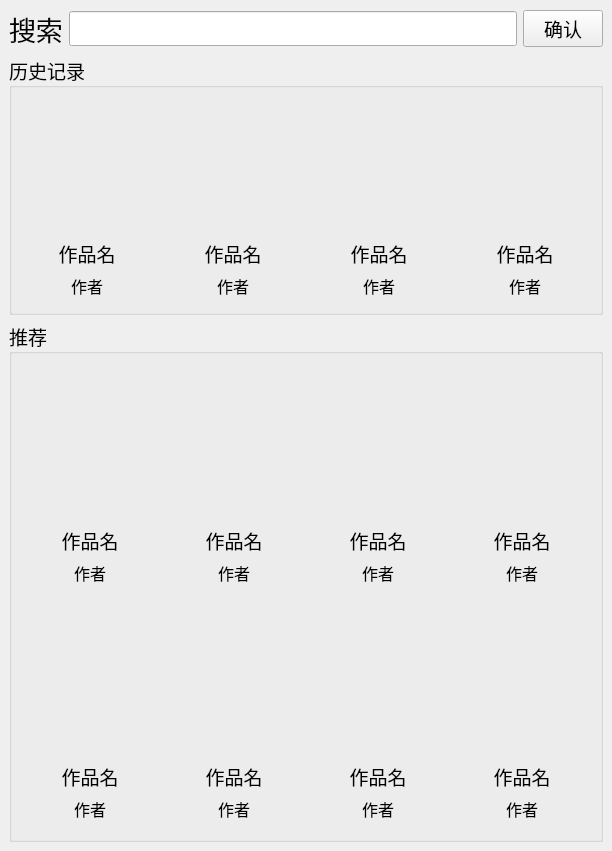
<?xml version="1.0" encoding="UTF-8"?>
<ui version="4.0">
 <class>MainWindow</class>
 <widget class="QMainWindow" name="MainWindow">
  <property name="geometry">
   <rect>
    <x>0</x>
    <y>0</y>
    <width>612</width>
    <height>851</height>
   </rect>
  </property>
  <property name="sizePolicy">
   <sizepolicy hsizetype="Preferred" vsizetype="Preferred">
    <horstretch>3</horstretch>
    <verstretch>4</verstretch>
   </sizepolicy>
  </property>
  <property name="font">
   <font>
    <family>楷体</family>
   </font>
  </property>
  <property name="acceptDrops">
   <bool>false</bool>
  </property>
  <property name="windowTitle">
   <string>MainWindow</string>
  </property>
  <widget class="QWidget" name="centralwidget">
   <layout class="QVBoxLayout" name="verticalLayout_14" stretch="1,15,30">
    <item>
     <layout class="QHBoxLayout" name="search_layout">
      <item>
       <widget class="QLabel" name="search_label">
        <property name="font">
         <font>
          <family>AcadEref</family>
          <pointsize>20</pointsize>
         </font>
        </property>
        <property name="text">
         <string>搜索</string>
        </property>
       </widget>
      </item>
      <item>
       <widget class="QLineEdit" name="search_text">
        <property name="font">
         <font>
          <family>AcadEref</family>
          <pointsize>14</pointsize>
         </font>
        </property>
       </widget>
      </item>
      <item>
       <widget class="QPushButton" name="search_button">
        <property name="sizePolicy">
         <sizepolicy hsizetype="Fixed" vsizetype="Fixed">
          <horstretch>0</horstretch>
          <verstretch>0</verstretch>
         </sizepolicy>
        </property>
        <property name="font">
         <font>
          <family>AcadEref</family>
          <pointsize>14</pointsize>
         </font>
        </property>
        <property name="text">
         <string>确认</string>
        </property>
       </widget>
      </item>
     </layout>
    </item>
    <item>
     <widget class="QGroupBox" name="history_box">
      <property name="font">
       <font>
        <family>楷体</family>
        <pointsize>14</pointsize>
       </font>
      </property>
      <property name="title">
       <string>历史记录</string>
      </property>
      <layout class="QHBoxLayout" name="horizontalLayout">
       <property name="leftMargin">
        <number>5</number>
       </property>
       <property name="topMargin">
        <number>5</number>
       </property>
       <property name="rightMargin">
        <number>5</number>
       </property>
       <property name="bottomMargin">
        <number>5</number>
       </property>
       <item>
        <widget class="QWidget" name="one_0" native="true">
         <property name="layoutDirection">
          <enum>Qt::LeftToRight</enum>
         </property>
         <property name="autoFillBackground">
          <bool>false</bool>
         </property>
         <layout class="QVBoxLayout" name="verticalLayout">
          <item>
           <widget class="QLabel" name="src_0">
            <property name="sizePolicy">
             <sizepolicy hsizetype="Ignored" vsizetype="Ignored">
              <horstretch>0</horstretch>
              <verstretch>0</verstretch>
             </sizepolicy>
            </property>
            <property name="sizeIncrement">
             <size>
              <width>0</width>
              <height>0</height>
             </size>
            </property>
            <property name="text">
             <string/>
            </property>
            <property name="pixmap">
             <pixmap>images/default_cover.png</pixmap>
            </property>
            <property name="scaledContents">
             <bool>true</bool>
            </property>
            <property name="alignment">
             <set>Qt::AlignCenter</set>
            </property>
           </widget>
          </item>
          <item>
           <widget class="QLabel" name="name_0">
            <property name="sizePolicy">
             <sizepolicy hsizetype="Preferred" vsizetype="Fixed">
              <horstretch>0</horstretch>
              <verstretch>0</verstretch>
             </sizepolicy>
            </property>
            <property name="font">
             <font>
              <family>AcadEref</family>
              <pointsize>14</pointsize>
             </font>
            </property>
            <property name="text">
             <string>作品名</string>
            </property>
            <property name="alignment">
             <set>Qt::AlignCenter</set>
            </property>
           </widget>
          </item>
          <item>
           <widget class="QLabel" name="author_0">
            <property name="sizePolicy">
             <sizepolicy hsizetype="Preferred" vsizetype="Fixed">
              <horstretch>0</horstretch>
              <verstretch>0</verstretch>
             </sizepolicy>
            </property>
            <property name="font">
             <font>
              <family>楷体</family>
              <pointsize>12</pointsize>
             </font>
            </property>
            <property name="text">
             <string>作者</string>
            </property>
            <property name="alignment">
             <set>Qt::AlignCenter</set>
            </property>
           </widget>
          </item>
         </layout>
        </widget>
       </item>
       <item>
        <widget class="QWidget" name="one_1" native="true">
         <property name="layoutDirection">
          <enum>Qt::LeftToRight</enum>
         </property>
         <property name="autoFillBackground">
          <bool>false</bool>
         </property>
         <layout class="QVBoxLayout" name="verticalLayout_2">
          <item>
           <widget class="QLabel" name="src_1">
            <property name="sizePolicy">
             <sizepolicy hsizetype="Ignored" vsizetype="Ignored">
              <horstretch>0</horstretch>
              <verstretch>0</verstretch>
             </sizepolicy>
            </property>
            <property name="sizeIncrement">
             <size>
              <width>0</width>
              <height>0</height>
             </size>
            </property>
            <property name="text">
             <string/>
            </property>
            <property name="pixmap">
             <pixmap>images/default_cover.png</pixmap>
            </property>
            <property name="scaledContents">
             <bool>true</bool>
            </property>
            <property name="alignment">
             <set>Qt::AlignCenter</set>
            </property>
           </widget>
          </item>
          <item>
           <widget class="QLabel" name="name_1">
            <property name="sizePolicy">
             <sizepolicy hsizetype="Preferred" vsizetype="Fixed">
              <horstretch>0</horstretch>
              <verstretch>0</verstretch>
             </sizepolicy>
            </property>
            <property name="font">
             <font>
              <family>AcadEref</family>
              <pointsize>14</pointsize>
             </font>
            </property>
            <property name="text">
             <string>作品名</string>
            </property>
            <property name="alignment">
             <set>Qt::AlignCenter</set>
            </property>
           </widget>
          </item>
          <item>
           <widget class="QLabel" name="author_1">
            <property name="sizePolicy">
             <sizepolicy hsizetype="Preferred" vsizetype="Fixed">
              <horstretch>0</horstretch>
              <verstretch>0</verstretch>
             </sizepolicy>
            </property>
            <property name="font">
             <font>
              <family>楷体</family>
              <pointsize>12</pointsize>
             </font>
            </property>
            <property name="text">
             <string>作者</string>
            </property>
            <property name="alignment">
             <set>Qt::AlignCenter</set>
            </property>
           </widget>
          </item>
         </layout>
        </widget>
       </item>
       <item>
        <widget class="QWidget" name="one_2" native="true">
         <property name="layoutDirection">
          <enum>Qt::LeftToRight</enum>
         </property>
         <property name="autoFillBackground">
          <bool>false</bool>
         </property>
         <layout class="QVBoxLayout" name="verticalLayout_3">
          <item>
           <widget class="QLabel" name="src_2">
            <property name="sizePolicy">
             <sizepolicy hsizetype="Ignored" vsizetype="Ignored">
              <horstretch>0</horstretch>
              <verstretch>0</verstretch>
             </sizepolicy>
            </property>
            <property name="sizeIncrement">
             <size>
              <width>0</width>
              <height>0</height>
             </size>
            </property>
            <property name="text">
             <string/>
            </property>
            <property name="pixmap">
             <pixmap>images/default_cover.png</pixmap>
            </property>
            <property name="scaledContents">
             <bool>true</bool>
            </property>
            <property name="alignment">
             <set>Qt::AlignCenter</set>
            </property>
           </widget>
          </item>
          <item>
           <widget class="QLabel" name="name_2">
            <property name="sizePolicy">
             <sizepolicy hsizetype="Preferred" vsizetype="Fixed">
              <horstretch>0</horstretch>
              <verstretch>0</verstretch>
             </sizepolicy>
            </property>
            <property name="font">
             <font>
              <family>AcadEref</family>
              <pointsize>14</pointsize>
             </font>
            </property>
            <property name="text">
             <string>作品名</string>
            </property>
            <property name="alignment">
             <set>Qt::AlignCenter</set>
            </property>
           </widget>
          </item>
          <item>
           <widget class="QLabel" name="author_2">
            <property name="sizePolicy">
             <sizepolicy hsizetype="Preferred" vsizetype="Fixed">
              <horstretch>0</horstretch>
              <verstretch>0</verstretch>
             </sizepolicy>
            </property>
            <property name="font">
             <font>
              <family>楷体</family>
              <pointsize>12</pointsize>
             </font>
            </property>
            <property name="text">
             <string>作者</string>
            </property>
            <property name="alignment">
             <set>Qt::AlignCenter</set>
            </property>
           </widget>
          </item>
         </layout>
        </widget>
       </item>
       <item>
        <widget class="QWidget" name="one_3" native="true">
         <property name="layoutDirection">
          <enum>Qt::LeftToRight</enum>
         </property>
         <property name="autoFillBackground">
          <bool>false</bool>
         </property>
         <layout class="QVBoxLayout" name="verticalLayout_4">
          <item>
           <widget class="QLabel" name="src_3">
            <property name="sizePolicy">
             <sizepolicy hsizetype="Ignored" vsizetype="Ignored">
              <horstretch>0</horstretch>
              <verstretch>0</verstretch>
             </sizepolicy>
            </property>
            <property name="sizeIncrement">
             <size>
              <width>0</width>
              <height>0</height>
             </size>
            </property>
            <property name="text">
             <string/>
            </property>
            <property name="pixmap">
             <pixmap>images/default_cover.png</pixmap>
            </property>
            <property name="scaledContents">
             <bool>true</bool>
            </property>
            <property name="alignment">
             <set>Qt::AlignCenter</set>
            </property>
           </widget>
          </item>
          <item>
           <widget class="QLabel" name="name_3">
            <property name="sizePolicy">
             <sizepolicy hsizetype="Preferred" vsizetype="Fixed">
              <horstretch>0</horstretch>
              <verstretch>0</verstretch>
             </sizepolicy>
            </property>
            <property name="font">
             <font>
              <family>AcadEref</family>
              <pointsize>14</pointsize>
             </font>
            </property>
            <property name="text">
             <string>作品名</string>
            </property>
            <property name="alignment">
             <set>Qt::AlignCenter</set>
            </property>
           </widget>
          </item>
          <item>
           <widget class="QLabel" name="author_3">
            <property name="sizePolicy">
             <sizepolicy hsizetype="Preferred" vsizetype="Fixed">
              <horstretch>0</horstretch>
              <verstretch>0</verstretch>
             </sizepolicy>
            </property>
            <property name="font">
             <font>
              <family>楷体</family>
              <pointsize>12</pointsize>
             </font>
            </property>
            <property name="text">
             <string>作者</string>
            </property>
            <property name="alignment">
             <set>Qt::AlignCenter</set>
            </property>
           </widget>
          </item>
         </layout>
        </widget>
       </item>
      </layout>
     </widget>
    </item>
    <item>
     <widget class="QGroupBox" name="recommand_box">
      <property name="font">
       <font>
        <family>楷体</family>
        <pointsize>14</pointsize>
       </font>
      </property>
      <property name="title">
       <string>推荐</string>
      </property>
      <property name="flat">
       <bool>false</bool>
      </property>
      <property name="checkable">
       <bool>false</bool>
      </property>
      <layout class="QVBoxLayout" name="verticalLayout_13">
       <item>
        <layout class="QHBoxLayout" name="horizontalLayout_2">
         <item>
          <widget class="QWidget" name="one_4" native="true">
           <property name="layoutDirection">
            <enum>Qt::LeftToRight</enum>
           </property>
           <property name="autoFillBackground">
            <bool>false</bool>
           </property>
           <layout class="QVBoxLayout" name="verticalLayout_5">
            <item>
             <widget class="QLabel" name="src_4">
              <property name="sizePolicy">
               <sizepolicy hsizetype="Ignored" vsizetype="Ignored">
                <horstretch>0</horstretch>
                <verstretch>0</verstretch>
               </sizepolicy>
              </property>
              <property name="sizeIncrement">
               <size>
                <width>0</width>
                <height>0</height>
               </size>
              </property>
              <property name="text">
               <string/>
              </property>
              <property name="pixmap">
               <pixmap>images/default_cover.png</pixmap>
              </property>
              <property name="scaledContents">
               <bool>true</bool>
              </property>
              <property name="alignment">
               <set>Qt::AlignCenter</set>
              </property>
             </widget>
            </item>
            <item>
             <widget class="QLabel" name="name_4">
              <property name="sizePolicy">
               <sizepolicy hsizetype="Preferred" vsizetype="Fixed">
                <horstretch>0</horstretch>
                <verstretch>0</verstretch>
               </sizepolicy>
              </property>
              <property name="font">
               <font>
                <family>AcadEref</family>
                <pointsize>14</pointsize>
               </font>
              </property>
              <property name="text">
               <string>作品名</string>
              </property>
              <property name="alignment">
               <set>Qt::AlignCenter</set>
              </property>
             </widget>
            </item>
            <item>
             <widget class="QLabel" name="author_4">
              <property name="sizePolicy">
               <sizepolicy hsizetype="Preferred" vsizetype="Fixed">
                <horstretch>0</horstretch>
                <verstretch>0</verstretch>
               </sizepolicy>
              </property>
              <property name="font">
               <font>
                <family>楷体</family>
                <pointsize>12</pointsize>
               </font>
              </property>
              <property name="text">
               <string>作者</string>
              </property>
              <property name="alignment">
               <set>Qt::AlignCenter</set>
              </property>
             </widget>
            </item>
           </layout>
          </widget>
         </item>
         <item>
          <widget class="QWidget" name="one_5" native="true">
           <property name="layoutDirection">
            <enum>Qt::LeftToRight</enum>
           </property>
           <property name="autoFillBackground">
            <bool>false</bool>
           </property>
           <layout class="QVBoxLayout" name="verticalLayout_6">
            <item>
             <widget class="QLabel" name="src_5">
              <property name="sizePolicy">
               <sizepolicy hsizetype="Ignored" vsizetype="Ignored">
                <horstretch>0</horstretch>
                <verstretch>0</verstretch>
               </sizepolicy>
              </property>
              <property name="sizeIncrement">
               <size>
                <width>0</width>
                <height>0</height>
               </size>
              </property>
              <property name="text">
               <string/>
              </property>
              <property name="pixmap">
               <pixmap>images/default_cover.png</pixmap>
              </property>
              <property name="scaledContents">
               <bool>true</bool>
              </property>
              <property name="alignment">
               <set>Qt::AlignCenter</set>
              </property>
             </widget>
            </item>
            <item>
             <widget class="QLabel" name="name_5">
              <property name="sizePolicy">
               <sizepolicy hsizetype="Preferred" vsizetype="Fixed">
                <horstretch>0</horstretch>
                <verstretch>0</verstretch>
               </sizepolicy>
              </property>
              <property name="font">
               <font>
                <family>AcadEref</family>
                <pointsize>14</pointsize>
               </font>
              </property>
              <property name="text">
               <string>作品名</string>
              </property>
              <property name="alignment">
               <set>Qt::AlignCenter</set>
              </property>
             </widget>
            </item>
            <item>
             <widget class="QLabel" name="author_5">
              <property name="sizePolicy">
               <sizepolicy hsizetype="Preferred" vsizetype="Fixed">
                <horstretch>0</horstretch>
                <verstretch>0</verstretch>
               </sizepolicy>
              </property>
              <property name="font">
               <font>
                <family>楷体</family>
                <pointsize>12</pointsize>
               </font>
              </property>
              <property name="text">
               <string>作者</string>
              </property>
              <property name="alignment">
               <set>Qt::AlignCenter</set>
              </property>
             </widget>
            </item>
           </layout>
          </widget>
         </item>
         <item>
          <widget class="QWidget" name="one_6" native="true">
           <property name="layoutDirection">
            <enum>Qt::LeftToRight</enum>
           </property>
           <property name="autoFillBackground">
            <bool>false</bool>
           </property>
           <layout class="QVBoxLayout" name="verticalLayout_7">
            <item>
             <widget class="QLabel" name="src_6">
              <property name="sizePolicy">
               <sizepolicy hsizetype="Ignored" vsizetype="Ignored">
                <horstretch>0</horstretch>
                <verstretch>0</verstretch>
               </sizepolicy>
              </property>
              <property name="sizeIncrement">
               <size>
                <width>0</width>
                <height>0</height>
               </size>
              </property>
              <property name="text">
               <string/>
              </property>
              <property name="pixmap">
               <pixmap>images/default_cover.png</pixmap>
              </property>
              <property name="scaledContents">
               <bool>true</bool>
              </property>
              <property name="alignment">
               <set>Qt::AlignCenter</set>
              </property>
             </widget>
            </item>
            <item>
             <widget class="QLabel" name="name_6">
              <property name="sizePolicy">
               <sizepolicy hsizetype="Preferred" vsizetype="Fixed">
                <horstretch>0</horstretch>
                <verstretch>0</verstretch>
               </sizepolicy>
              </property>
              <property name="font">
               <font>
                <family>AcadEref</family>
                <pointsize>14</pointsize>
               </font>
              </property>
              <property name="text">
               <string>作品名</string>
              </property>
              <property name="alignment">
               <set>Qt::AlignCenter</set>
              </property>
             </widget>
            </item>
            <item>
             <widget class="QLabel" name="author_6">
              <property name="sizePolicy">
               <sizepolicy hsizetype="Preferred" vsizetype="Fixed">
                <horstretch>0</horstretch>
                <verstretch>0</verstretch>
               </sizepolicy>
              </property>
              <property name="font">
               <font>
                <family>楷体</family>
                <pointsize>12</pointsize>
               </font>
              </property>
              <property name="text">
               <string>作者</string>
              </property>
              <property name="alignment">
               <set>Qt::AlignCenter</set>
              </property>
             </widget>
            </item>
           </layout>
          </widget>
         </item>
         <item>
          <widget class="QWidget" name="one_7" native="true">
           <property name="layoutDirection">
            <enum>Qt::LeftToRight</enum>
           </property>
           <property name="autoFillBackground">
            <bool>false</bool>
           </property>
           <layout class="QVBoxLayout" name="verticalLayout_8">
            <item>
             <widget class="QLabel" name="src_7">
              <property name="sizePolicy">
               <sizepolicy hsizetype="Ignored" vsizetype="Ignored">
                <horstretch>0</horstretch>
                <verstretch>0</verstretch>
               </sizepolicy>
              </property>
              <property name="sizeIncrement">
               <size>
                <width>0</width>
                <height>0</height>
               </size>
              </property>
              <property name="text">
               <string/>
              </property>
              <property name="pixmap">
               <pixmap>images/default_cover.png</pixmap>
              </property>
              <property name="scaledContents">
               <bool>true</bool>
              </property>
              <property name="alignment">
               <set>Qt::AlignCenter</set>
              </property>
             </widget>
            </item>
            <item>
             <widget class="QLabel" name="name_7">
              <property name="sizePolicy">
               <sizepolicy hsizetype="Preferred" vsizetype="Fixed">
                <horstretch>0</horstretch>
                <verstretch>0</verstretch>
               </sizepolicy>
              </property>
              <property name="font">
               <font>
                <family>AcadEref</family>
                <pointsize>14</pointsize>
               </font>
              </property>
              <property name="text">
               <string>作品名</string>
              </property>
              <property name="alignment">
               <set>Qt::AlignCenter</set>
              </property>
             </widget>
            </item>
            <item>
             <widget class="QLabel" name="author_7">
              <property name="sizePolicy">
               <sizepolicy hsizetype="Preferred" vsizetype="Fixed">
                <horstretch>0</horstretch>
                <verstretch>0</verstretch>
               </sizepolicy>
              </property>
              <property name="font">
               <font>
                <family>楷体</family>
                <pointsize>12</pointsize>
               </font>
              </property>
              <property name="text">
               <string>作者</string>
              </property>
              <property name="alignment">
               <set>Qt::AlignCenter</set>
              </property>
             </widget>
            </item>
           </layout>
          </widget>
         </item>
        </layout>
       </item>
       <item>
        <layout class="QHBoxLayout" name="horizontalLayout_3">
         <item>
          <widget class="QWidget" name="one_8" native="true">
           <property name="layoutDirection">
            <enum>Qt::LeftToRight</enum>
           </property>
           <property name="autoFillBackground">
            <bool>false</bool>
           </property>
           <layout class="QVBoxLayout" name="verticalLayout_9">
            <item>
             <widget class="QLabel" name="src_8">
              <property name="sizePolicy">
               <sizepolicy hsizetype="Ignored" vsizetype="Ignored">
                <horstretch>0</horstretch>
                <verstretch>0</verstretch>
               </sizepolicy>
              </property>
              <property name="sizeIncrement">
               <size>
                <width>0</width>
                <height>0</height>
               </size>
              </property>
              <property name="text">
               <string/>
              </property>
              <property name="pixmap">
               <pixmap>images/default_cover.png</pixmap>
              </property>
              <property name="scaledContents">
               <bool>true</bool>
              </property>
              <property name="alignment">
               <set>Qt::AlignCenter</set>
              </property>
             </widget>
            </item>
            <item>
             <widget class="QLabel" name="name_8">
              <property name="sizePolicy">
               <sizepolicy hsizetype="Preferred" vsizetype="Fixed">
                <horstretch>0</horstretch>
                <verstretch>0</verstretch>
               </sizepolicy>
              </property>
              <property name="font">
               <font>
                <family>AcadEref</family>
                <pointsize>14</pointsize>
               </font>
              </property>
              <property name="text">
               <string>作品名</string>
              </property>
              <property name="alignment">
               <set>Qt::AlignCenter</set>
              </property>
             </widget>
            </item>
            <item>
             <widget class="QLabel" name="author_8">
              <property name="sizePolicy">
               <sizepolicy hsizetype="Preferred" vsizetype="Fixed">
                <horstretch>0</horstretch>
                <verstretch>0</verstretch>
               </sizepolicy>
              </property>
              <property name="font">
               <font>
                <family>楷体</family>
                <pointsize>12</pointsize>
               </font>
              </property>
              <property name="text">
               <string>作者</string>
              </property>
              <property name="alignment">
               <set>Qt::AlignCenter</set>
              </property>
             </widget>
            </item>
           </layout>
          </widget>
         </item>
         <item>
          <widget class="QWidget" name="one_9" native="true">
           <property name="layoutDirection">
            <enum>Qt::LeftToRight</enum>
           </property>
           <property name="autoFillBackground">
            <bool>false</bool>
           </property>
           <layout class="QVBoxLayout" name="verticalLayout_10">
            <item>
             <widget class="QLabel" name="src_9">
              <property name="sizePolicy">
               <sizepolicy hsizetype="Ignored" vsizetype="Ignored">
                <horstretch>0</horstretch>
                <verstretch>0</verstretch>
               </sizepolicy>
              </property>
              <property name="sizeIncrement">
               <size>
                <width>0</width>
                <height>0</height>
               </size>
              </property>
              <property name="text">
               <string/>
              </property>
              <property name="pixmap">
               <pixmap>images/default_cover.png</pixmap>
              </property>
              <property name="scaledContents">
               <bool>true</bool>
              </property>
              <property name="alignment">
               <set>Qt::AlignCenter</set>
              </property>
             </widget>
            </item>
            <item>
             <widget class="QLabel" name="name_9">
              <property name="sizePolicy">
               <sizepolicy hsizetype="Preferred" vsizetype="Fixed">
                <horstretch>0</horstretch>
                <verstretch>0</verstretch>
               </sizepolicy>
              </property>
              <property name="font">
               <font>
                <family>AcadEref</family>
                <pointsize>14</pointsize>
               </font>
              </property>
              <property name="text">
               <string>作品名</string>
              </property>
              <property name="alignment">
               <set>Qt::AlignCenter</set>
              </property>
             </widget>
            </item>
            <item>
             <widget class="QLabel" name="author_9">
              <property name="sizePolicy">
               <sizepolicy hsizetype="Preferred" vsizetype="Fixed">
                <horstretch>0</horstretch>
                <verstretch>0</verstretch>
               </sizepolicy>
              </property>
              <property name="font">
               <font>
                <family>楷体</family>
                <pointsize>12</pointsize>
               </font>
              </property>
              <property name="text">
               <string>作者</string>
              </property>
              <property name="alignment">
               <set>Qt::AlignCenter</set>
              </property>
             </widget>
            </item>
           </layout>
          </widget>
         </item>
         <item>
          <widget class="QWidget" name="one_10" native="true">
           <property name="layoutDirection">
            <enum>Qt::LeftToRight</enum>
           </property>
           <property name="autoFillBackground">
            <bool>false</bool>
           </property>
           <layout class="QVBoxLayout" name="verticalLayout_11">
            <item>
             <widget class="QLabel" name="src_10">
              <property name="sizePolicy">
               <sizepolicy hsizetype="Ignored" vsizetype="Ignored">
                <horstretch>0</horstretch>
                <verstretch>0</verstretch>
               </sizepolicy>
              </property>
              <property name="sizeIncrement">
               <size>
                <width>0</width>
                <height>0</height>
               </size>
              </property>
              <property name="text">
               <string/>
              </property>
              <property name="pixmap">
               <pixmap>images/default_cover.png</pixmap>
              </property>
              <property name="scaledContents">
               <bool>true</bool>
              </property>
              <property name="alignment">
               <set>Qt::AlignCenter</set>
              </property>
             </widget>
            </item>
            <item>
             <widget class="QLabel" name="name_10">
              <property name="sizePolicy">
               <sizepolicy hsizetype="Preferred" vsizetype="Fixed">
                <horstretch>0</horstretch>
                <verstretch>0</verstretch>
               </sizepolicy>
              </property>
              <property name="font">
               <font>
                <family>AcadEref</family>
                <pointsize>14</pointsize>
               </font>
              </property>
              <property name="text">
               <string>作品名</string>
              </property>
              <property name="alignment">
               <set>Qt::AlignCenter</set>
              </property>
             </widget>
            </item>
            <item>
             <widget class="QLabel" name="author_10">
              <property name="sizePolicy">
               <sizepolicy hsizetype="Preferred" vsizetype="Fixed">
                <horstretch>0</horstretch>
                <verstretch>0</verstretch>
               </sizepolicy>
              </property>
              <property name="font">
               <font>
                <family>楷体</family>
                <pointsize>12</pointsize>
               </font>
              </property>
              <property name="text">
               <string>作者</string>
              </property>
              <property name="alignment">
               <set>Qt::AlignCenter</set>
              </property>
             </widget>
            </item>
           </layout>
          </widget>
         </item>
         <item>
          <widget class="QWidget" name="one_11" native="true">
           <property name="layoutDirection">
            <enum>Qt::LeftToRight</enum>
           </property>
           <property name="autoFillBackground">
            <bool>false</bool>
           </property>
           <layout class="QVBoxLayout" name="verticalLayout_12">
            <item>
             <widget class="QLabel" name="src_11">
              <property name="sizePolicy">
               <sizepolicy hsizetype="Ignored" vsizetype="Ignored">
                <horstretch>0</horstretch>
                <verstretch>0</verstretch>
               </sizepolicy>
              </property>
              <property name="sizeIncrement">
               <size>
                <width>0</width>
                <height>0</height>
               </size>
              </property>
              <property name="text">
               <string/>
              </property>
              <property name="pixmap">
               <pixmap>images/default_cover.png</pixmap>
              </property>
              <property name="scaledContents">
               <bool>true</bool>
              </property>
              <property name="alignment">
               <set>Qt::AlignCenter</set>
              </property>
             </widget>
            </item>
            <item>
             <widget class="QLabel" name="name_11">
              <property name="sizePolicy">
               <sizepolicy hsizetype="Preferred" vsizetype="Fixed">
                <horstretch>0</horstretch>
                <verstretch>0</verstretch>
               </sizepolicy>
              </property>
              <property name="font">
               <font>
                <family>AcadEref</family>
                <pointsize>14</pointsize>
               </font>
              </property>
              <property name="text">
               <string>作品名</string>
              </property>
              <property name="alignment">
               <set>Qt::AlignCenter</set>
              </property>
             </widget>
            </item>
            <item>
             <widget class="QLabel" name="author_11">
              <property name="sizePolicy">
               <sizepolicy hsizetype="Preferred" vsizetype="Fixed">
                <horstretch>0</horstretch>
                <verstretch>0</verstretch>
               </sizepolicy>
              </property>
              <property name="font">
               <font>
                <family>楷体</family>
                <pointsize>12</pointsize>
               </font>
              </property>
              <property name="text">
               <string>作者</string>
              </property>
              <property name="alignment">
               <set>Qt::AlignCenter</set>
              </property>
             </widget>
            </item>
           </layout>
          </widget>
         </item>
        </layout>
       </item>
      </layout>
     </widget>
    </item>
   </layout>
  </widget>
 </widget>
 <resources/>
 <connections/>
</ui>
